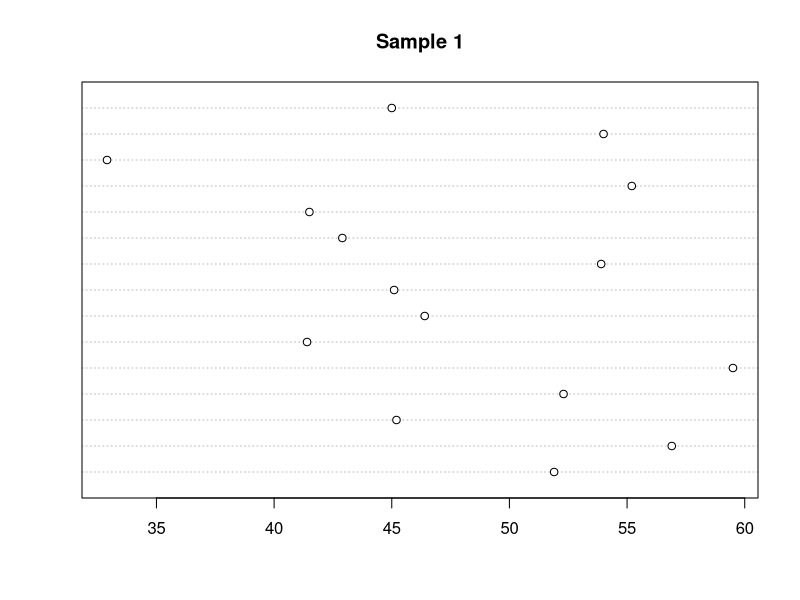
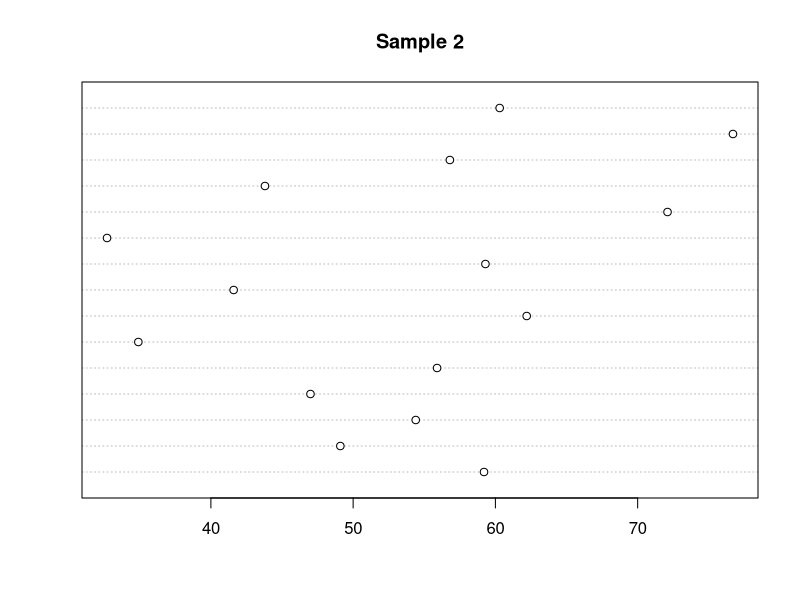

Recreate these plots in R, in order.
#Page no 566

library(ggpubr)

x<-c(51.9,56.9,45.2,52.3,59.5,41.4,46.4,45.1,53.9,42.9,41.5,55.2,32.9,54,45)
y<-c(59.2,49.1,54.4,47,55.9,34.9,62.2,41.6,59.3,32.7,72.1,43.8,56.8,76.7,60.3)
dotchart(x,main="Sample 1")
dotchart(y,main="Sample 2")
ttest <- t.test(x, y,var.equal = TRUE, alternative = "two.sided")
ttest$p.value
wtest<-wilcox.test(x, y, alternative = "two.sided")
wtest$p.value